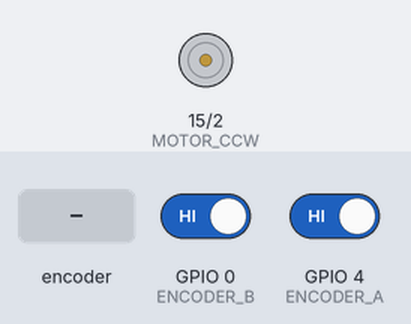
The sketch below on a simulated ESP32. Parts: motor-driver pin pairs drawn as motors (green arrow = first pin HIGH = forward, orange = second pin HIGH = backward, longer = more drive). The test bench sets the inputs (shaded band); at power-on: GPIO 0 (ENCODER_B) HIGH, GPIO 4 (ENCODER_A) HIGH.

Above: at 1.2 s.
1.3 s: rotary encoder on GPIO 4 (ENCODER_A) / GPIO 0 (ENCODER_B) turned 1 step (first pin leading)
At 1.4 s:
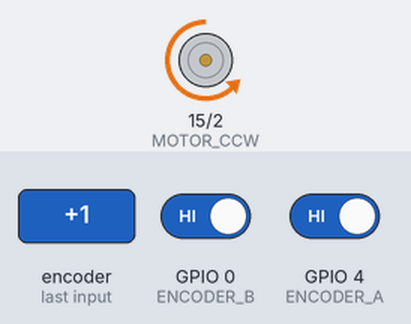
At 2.6 s:
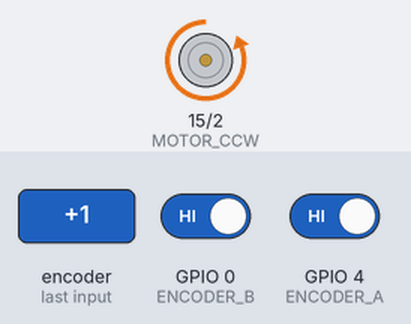
3.0 s: rotary encoder on GPIO 4 (ENCODER_A) / GPIO 0 (ENCODER_B) turned 2 steps (second pin leading)
At 4.0 s:
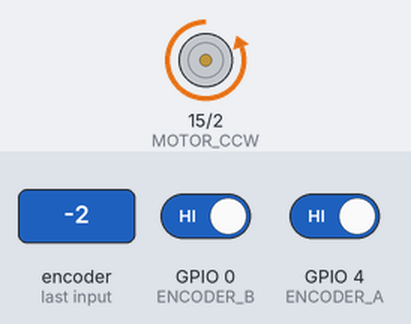
Timing chart, 0 to 6.0 s (numbered marks = the images above; inputs shaded):
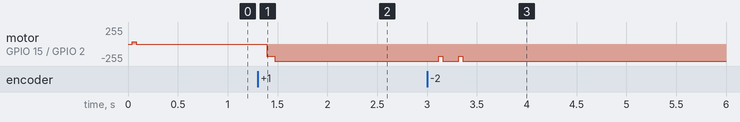

Measured:
- after the input at 1.3 s, motor on GPIO 15 (MOTOR_CCW) / GPIO 2 (MOTOR_CW): stopped → backward 184/255 after 0.09 s, → backward 255/255 0.08 s later
- after the input at 3.0 s, motor on GPIO 15 (MOTOR_CCW) / GPIO 2 (MOTOR_CW): alternates backward 255/255 for 0.16 s and backward 184/255 for 0.04 s, 4 changes in all, then stays backward 255/255, starting after 0.12 s

The sketch:

pid-encoder.ino
```cpp
#include "PIDController.h"

#define ENCODER_A   4
#define ENCODER_B   0
#define MOTOR_CW    2
#define CW_Channel  0
#define MOTOR_CCW   15
#define CCW_Channel 1

// Constants derived from rough trial and error
#define __Kp 260
#define __Ki 2.7
#define __Kd 2000

#define MinLevel -255
#define MaxLevel 255

volatile long int encoder_count = 0;
unsigned int inputValue = 0; // stores the incoming serial value. Max value is 65535
char incomingByte; // parses and stores each individual character one by one
int motor_pwm_value = 255;
PIDController pidcontroller(__Kp, __Ki, __Kd, 0);

void setup() {
  Serial.begin(115200);
  pinMode(ENCODER_A, INPUT);
  pinMode(ENCODER_B, INPUT);
  // pinMode(MOTOR_CW, OUTPUT);
  ledcSetup(CW_Channel, 500, 8);
  ledcSetup(CCW_Channel, 500, 8);
  ledcAttachPin(MOTOR_CW, CW_Channel);
  ledcAttachPin(MOTOR_CCW, CCW_Channel);

  // pinMode(MOTOR_CCW, OUTPUT);

  attachInterrupt(digitalPinToInterrupt(ENCODER_A), encoder, RISING);
  pidcontroller.Limit(MinLevel, MaxLevel);
}

void loop() {
  while (Serial.available() > 0) {
    inputValue = Serial.parseInt();
    incomingByte = Serial.read(); // stores the /n character
    if (incomingByte == '\n'){
        if(MinLevel <= inputValue && inputValue <= MaxLevel){
          pidcontroller.SetPoint(inputValue);
        }
        Serial.print("Setpoint: ");
        Serial.println(pidcontroller.GetSetPoint());
    }

    continue;
  }

  motor_pwm_value = pidcontroller.Compute(encoder_count, millis());
  // Serial.print(motor_pwm_value);
  // Serial.print("   ");
  CommandMotor(motor_pwm_value);
  // Serial.println(encoder_count);
}

// Encoder A Interrupt handler
void encoder() {
  if (digitalRead(ENCODER_B))
    encoder_count++;
  else
    encoder_count--;
}

void CommandMotor(int power){
  if(-100 < power && power < 100){
    // power too low, set both pins low
    ledcWrite(CW_Channel, 0);
    ledcWrite(CCW_Channel, 0);
  } else if(power >= 100){
    // rotate clockwise
    ledcWrite(CW_Channel, power);
    ledcWrite(CCW_Channel, 0);
  } else if(power <= -100){
    // rotate counterclockwise
    ledcWrite(CCW_Channel, power);
    ledcWrite(CW_Channel, 0);

  }
}
```

PIDController.cpp
```cpp
#include "PIDController.h"

PIDController::PIDController() :
	Kp(1.0),
	Ki(1.0),
	Kd(1.0),
	doLimit(false)
{};

PIDController::PIDController(
		double _Kp,
		double _Ki,
		double _Kd,
		int _setPoint) :
	Kp(_Kp),
	Ki(_Ki),
	Kd(_Kd),
	setPoint(_setPoint),
	doLimit(false)
{};

void PIDController::SetPoint (int newSetpoint) {
  setPoint = newSetpoint;
}

void PIDController::Limit(int min, int max) {
  minOut = min;
  maxOut = max;
  doLimit = true;
}

template<class T>
const T& constrain(const T& x, const T& a, const T& b) {
    if(x < a) {
        return a;
    }
    else if(b < x) {
        return b;
    }
    else
        return x;
}

double PIDController::Compute(int sensor, unsigned long nowMs) {

  unsigned long timeChange = nowMs - lastTime;

  // Calculate error (P, I and D)
  int error = setPoint - sensor;
  errSum += error * timeChange;
  if (doLimit) {
    errSum = constrain(errSum, minOut * 1.1, maxOut * 1.1);
  }
  double dErr = (error - lastErr) / timeChange;

  // Calculate the new output by adding all three elements together
  double newOutput = (Kp * error + Ki * errSum + Kd * dErr);

  // If limit is specified, limit the output
  if (doLimit) {
    output = constrain(newOutput, (double)minOut, (double)maxOut);
  } else {
    output = newOutput;
  }

  // Update lastErr and lastTime to current values for use in next execution
  lastErr = error;
  lastTime = nowMs;

  // Return the current output
  return output;
}
```

PIDController.h
```cpp
#ifndef PIDController_H
#define PIDController_H

// #include "esp_timer.h"

class PIDController {
	public:
		PIDController();
		PIDController(
			double _Kp,
			double _Ki,
			double _Kd,
			int _setPoint
			);

		void SetPoint(int newSetPoint);
		void Limit(int min, int max);
		double Compute(int input, unsigned long nowMs);

		double GetOutput() {return output;};
		int GetSetPoint() {return setPoint;};

	private:

    double output; // not strictly needed, but nice to have
    double lastErr;
		unsigned long lastTime;
		double errSum;

    bool doLimit;
		int minOut;
    int maxOut;

    double Kp;
    double Ki;
    double Kd;
    int setPoint;

};

#endif
```
